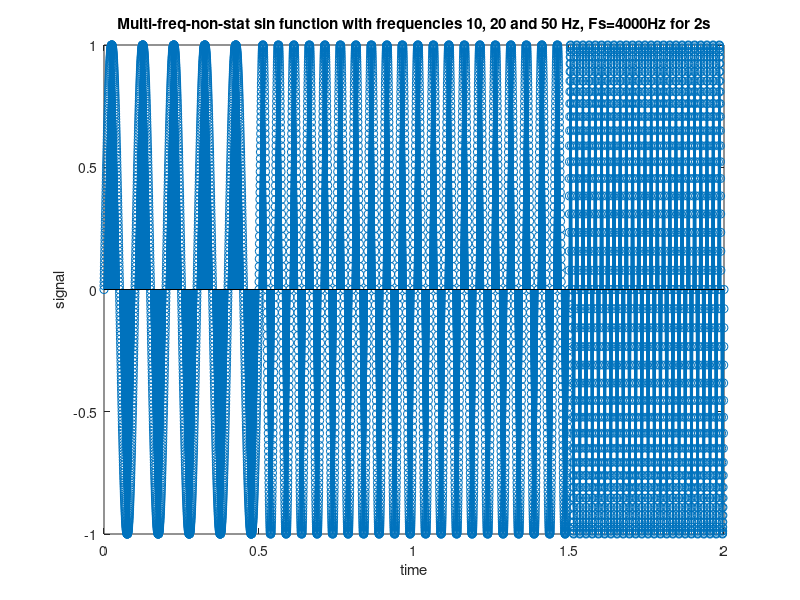

MATLAB code for this plot:
t  = 0:0.00025:2;
t1  = 0:0.00025:0.5;
t2  = 0.50025:0.00025:1.5;
t3  = 1.50025:0.00025:2;

y1 = sin(2*pi*10*t1);
y1_r1 = 0*t2;
y1_r2 = 0*t3;
y1 = [y1 y1_r1 y1_r2];

y2 = sin(2*pi*20*t2);
y2_r1 = 0*t1;
y2_r2 = 0*t3;
y2 = [y2_r1 y2 y2_r2];

y3 = sin(2*pi*50*t3);
y3_r1 = 0*t1;
y3_r2 = 0*t2;
y3 = [y3_r1 y3_r2 y3];

y = y1+y2+y3;
stem(t,y);
ylabel('signal');
xlabel('time');
title('Multi-freq-non-stat sin function with frequencies 10, 20 and 50 Hz, Fs=4000Hz for 2s')